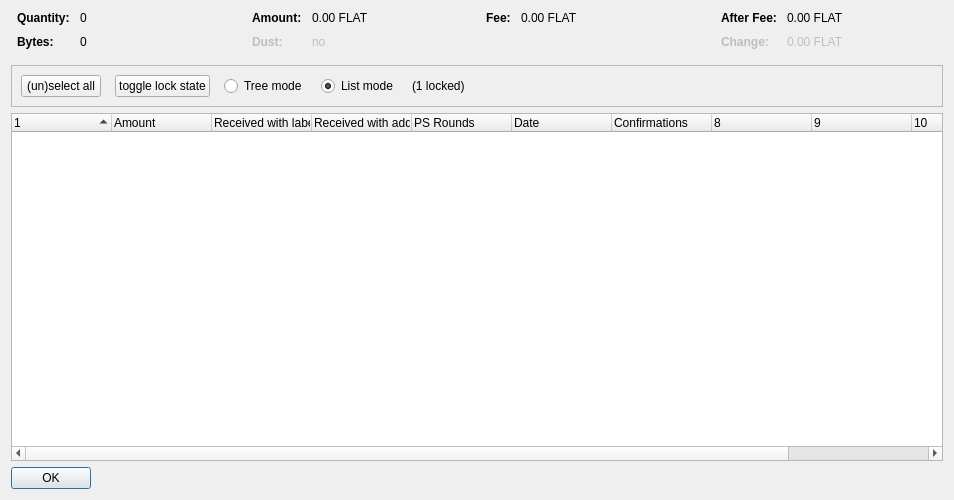
<?xml version="1.0" encoding="UTF-8"?>
<ui version="4.0">
 <class>CoinControlDialog</class>
 <widget class="QDialog" name="CoinControlDialog">
  <property name="geometry">
   <rect>
    <x>0</x>
    <y>0</y>
    <width>954</width>
    <height>500</height>
   </rect>
  </property>
  <property name="windowTitle">
   <string>Coin Selection</string>
  </property>
  <layout class="QVBoxLayout" name="verticalLayout">
   <item>
    <layout class="QHBoxLayout" name="horizontalLayoutTop" stretch="0,0,0,0">
     <property name="topMargin">
      <number>0</number>
     </property>
     <property name="bottomMargin">
      <number>10</number>
     </property>
     <item>
      <layout class="QFormLayout" name="formLayoutCoinControl1">
       <property name="horizontalSpacing">
        <number>10</number>
       </property>
       <property name="verticalSpacing">
        <number>10</number>
       </property>
       <property name="leftMargin">
        <number>6</number>
       </property>
       <property name="rightMargin">
        <number>6</number>
       </property>
       <item row="0" column="0">
        <widget class="QLabel" name="labelCoinControlQuantityText">
         <property name="font">
          <font>
           <weight>75</weight>
           <bold>true</bold>
          </font>
         </property>
         <property name="text">
          <string>Quantity:</string>
         </property>
        </widget>
       </item>
       <item row="0" column="1">
        <widget class="QLabel" name="labelCoinControlQuantity">
         <property name="cursor">
          <cursorShape>IBeamCursor</cursorShape>
         </property>
         <property name="contextMenuPolicy">
          <enum>Qt::ActionsContextMenu</enum>
         </property>
         <property name="text">
          <string notr="true">0</string>
         </property>
         <property name="textInteractionFlags">
          <set>Qt::LinksAccessibleByMouse|Qt::TextSelectableByKeyboard|Qt::TextSelectableByMouse</set>
         </property>
        </widget>
       </item>
       <item row="1" column="0">
        <widget class="QLabel" name="labelCoinControlBytesText">
         <property name="font">
          <font>
           <weight>75</weight>
           <bold>true</bold>
          </font>
         </property>
         <property name="text">
          <string>Bytes:</string>
         </property>
        </widget>
       </item>
       <item row="1" column="1">
        <widget class="QLabel" name="labelCoinControlBytes">
         <property name="cursor">
          <cursorShape>IBeamCursor</cursorShape>
         </property>
         <property name="contextMenuPolicy">
          <enum>Qt::ActionsContextMenu</enum>
         </property>
         <property name="text">
          <string notr="true">0</string>
         </property>
         <property name="textInteractionFlags">
          <set>Qt::LinksAccessibleByMouse|Qt::TextSelectableByKeyboard|Qt::TextSelectableByMouse</set>
         </property>
        </widget>
       </item>
      </layout>
     </item>
     <item>
      <layout class="QFormLayout" name="formLayoutCoinControl2">
       <property name="horizontalSpacing">
        <number>10</number>
       </property>
       <property name="verticalSpacing">
        <number>10</number>
       </property>
       <property name="leftMargin">
        <number>6</number>
       </property>
       <property name="rightMargin">
        <number>6</number>
       </property>
       <item row="0" column="0">
        <widget class="QLabel" name="labelCoinControlAmountText">
         <property name="font">
          <font>
           <weight>75</weight>
           <bold>true</bold>
          </font>
         </property>
         <property name="text">
          <string>Amount:</string>
         </property>
        </widget>
       </item>
       <item row="0" column="1">
        <widget class="QLabel" name="labelCoinControlAmount">
         <property name="cursor">
          <cursorShape>IBeamCursor</cursorShape>
         </property>
         <property name="contextMenuPolicy">
          <enum>Qt::ActionsContextMenu</enum>
         </property>
         <property name="text">
          <string notr="true">0.00 FLAT</string>
         </property>
         <property name="textInteractionFlags">
          <set>Qt::LinksAccessibleByMouse|Qt::TextSelectableByKeyboard|Qt::TextSelectableByMouse</set>
         </property>
        </widget>
       </item>
       <item row="1" column="0">
        <widget class="QLabel" name="labelCoinControlLowOutputText">
         <property name="enabled">
          <bool>false</bool>
         </property>
         <property name="font">
          <font>
           <weight>75</weight>
           <bold>true</bold>
          </font>
         </property>
         <property name="text">
          <string>Dust:</string>
         </property>
        </widget>
       </item>
       <item row="1" column="1">
        <widget class="QLabel" name="labelCoinControlLowOutput">
         <property name="enabled">
          <bool>false</bool>
         </property>
         <property name="cursor">
          <cursorShape>IBeamCursor</cursorShape>
         </property>
         <property name="contextMenuPolicy">
          <enum>Qt::ActionsContextMenu</enum>
         </property>
         <property name="text">
          <string notr="true">no</string>
         </property>
         <property name="textInteractionFlags">
          <set>Qt::LinksAccessibleByMouse|Qt::TextSelectableByKeyboard|Qt::TextSelectableByMouse</set>
         </property>
        </widget>
       </item>
      </layout>
     </item>
     <item>
      <layout class="QFormLayout" name="formLayoutCoinControl3">
       <property name="horizontalSpacing">
        <number>10</number>
       </property>
       <property name="verticalSpacing">
        <number>10</number>
       </property>
       <property name="leftMargin">
        <number>6</number>
       </property>
       <property name="rightMargin">
        <number>6</number>
       </property>
       <item row="0" column="0">
        <widget class="QLabel" name="labelCoinControlFeeText">
         <property name="font">
          <font>
           <weight>75</weight>
           <bold>true</bold>
          </font>
         </property>
         <property name="text">
          <string>Fee:</string>
         </property>
        </widget>
       </item>
       <item row="0" column="1">
        <widget class="QLabel" name="labelCoinControlFee">
         <property name="cursor">
          <cursorShape>IBeamCursor</cursorShape>
         </property>
         <property name="contextMenuPolicy">
          <enum>Qt::ActionsContextMenu</enum>
         </property>
         <property name="text">
          <string notr="true">0.00 FLAT</string>
         </property>
         <property name="textInteractionFlags">
          <set>Qt::LinksAccessibleByMouse|Qt::TextSelectableByKeyboard|Qt::TextSelectableByMouse</set>
         </property>
        </widget>
       </item>
      </layout>
     </item>
     <item>
      <layout class="QFormLayout" name="formLayoutCoinControl4">
       <property name="horizontalSpacing">
        <number>10</number>
       </property>
       <property name="verticalSpacing">
        <number>10</number>
       </property>
       <property name="leftMargin">
        <number>6</number>
       </property>
       <property name="rightMargin">
        <number>6</number>
       </property>
       <item row="0" column="0">
        <widget class="QLabel" name="labelCoinControlAfterFeeText">
         <property name="font">
          <font>
           <weight>75</weight>
           <bold>true</bold>
          </font>
         </property>
         <property name="text">
          <string>After Fee:</string>
         </property>
        </widget>
       </item>
       <item row="0" column="1">
        <widget class="QLabel" name="labelCoinControlAfterFee">
         <property name="cursor">
          <cursorShape>IBeamCursor</cursorShape>
         </property>
         <property name="contextMenuPolicy">
          <enum>Qt::ActionsContextMenu</enum>
         </property>
         <property name="text">
          <string notr="true">0.00 FLAT</string>
         </property>
         <property name="textInteractionFlags">
          <set>Qt::LinksAccessibleByMouse|Qt::TextSelectableByKeyboard|Qt::TextSelectableByMouse</set>
         </property>
        </widget>
       </item>
       <item row="1" column="0">
        <widget class="QLabel" name="labelCoinControlChangeText">
         <property name="enabled">
          <bool>false</bool>
         </property>
         <property name="font">
          <font>
           <weight>75</weight>
           <bold>true</bold>
          </font>
         </property>
         <property name="text">
          <string>Change:</string>
         </property>
        </widget>
       </item>
       <item row="1" column="1">
        <widget class="QLabel" name="labelCoinControlChange">
         <property name="enabled">
          <bool>false</bool>
         </property>
         <property name="cursor">
          <cursorShape>IBeamCursor</cursorShape>
         </property>
         <property name="contextMenuPolicy">
          <enum>Qt::ActionsContextMenu</enum>
         </property>
         <property name="text">
          <string notr="true">0.00 FLAT</string>
         </property>
         <property name="textInteractionFlags">
          <set>Qt::LinksAccessibleByMouse|Qt::TextSelectableByKeyboard|Qt::TextSelectableByMouse</set>
         </property>
        </widget>
       </item>
      </layout>
     </item>
    </layout>
   </item>
   <item>
    <widget class="QFrame" name="frame">
     <property name="minimumSize">
      <size>
       <width>0</width>
       <height>40</height>
      </size>
     </property>
     <property name="frameShape">
      <enum>QFrame::StyledPanel</enum>
     </property>
     <property name="frameShadow">
      <enum>QFrame::Sunken</enum>
     </property>
     <layout class="QHBoxLayout" name="horizontalLayout">
      <item>
       <layout class="QHBoxLayout" name="horizontalLayoutPanel" stretch="0,0,0,0,0,0">
        <property name="spacing">
         <number>14</number>
        </property>
        <item>
         <widget class="QPushButton" name="pushButtonSelectAll">
          <property name="sizePolicy">
           <sizepolicy hsizetype="Maximum" vsizetype="Fixed">
            <horstretch>0</horstretch>
            <verstretch>0</verstretch>
           </sizepolicy>
          </property>
          <property name="text">
           <string>(un)select all</string>
          </property>
          <property name="autoDefault">
           <bool>false</bool>
          </property>
         </widget>
        </item>
        <item>
         <widget class="QPushButton" name="pushButtonToggleLock">
          <property name="sizePolicy">
           <sizepolicy hsizetype="Maximum" vsizetype="Fixed">
            <horstretch>0</horstretch>
            <verstretch>0</verstretch>
           </sizepolicy>
          </property>
          <property name="text">
           <string>toggle lock state</string>
          </property>
          <property name="autoDefault">
           <bool>false</bool>
          </property>
         </widget>
        </item>
        <item>
         <widget class="QRadioButton" name="radioTreeMode">
          <property name="sizePolicy">
           <sizepolicy hsizetype="Maximum" vsizetype="Fixed">
            <horstretch>0</horstretch>
            <verstretch>0</verstretch>
           </sizepolicy>
          </property>
          <property name="text">
           <string>Tree mode</string>
          </property>
         </widget>
        </item>
        <item>
         <widget class="QRadioButton" name="radioListMode">
          <property name="sizePolicy">
           <sizepolicy hsizetype="Maximum" vsizetype="Fixed">
            <horstretch>0</horstretch>
            <verstretch>0</verstretch>
           </sizepolicy>
          </property>
          <property name="text">
           <string>List mode</string>
          </property>
          <property name="checked">
           <bool>true</bool>
          </property>
         </widget>
        </item>
        <item>
         <widget class="QLabel" name="labelLocked">
          <property name="text">
           <string>(1 locked)</string>
          </property>
         </widget>
        </item>
        <item>
         <spacer name="horizontalSpacer">
          <property name="orientation">
           <enum>Qt::Horizontal</enum>
          </property>
          <property name="sizeHint" stdset="0">
           <size>
            <width>40</width>
            <height>20</height>
           </size>
          </property>
         </spacer>
        </item>
       </layout>
      </item>
     </layout>
    </widget>
   </item>
   <item>
    <widget class="CoinControlTreeWidget" name="treeWidget">
     <property name="contextMenuPolicy">
      <enum>Qt::CustomContextMenu</enum>
     </property>
     <property name="sortingEnabled">
      <bool>false</bool>
     </property>
     <property name="columnCount">
      <number>11</number>
     </property>
     <attribute name="headerShowSortIndicator" stdset="0">
      <bool>true</bool>
     </attribute>
     <attribute name="headerStretchLastSection">
      <bool>false</bool>
     </attribute>
     <column>
      <property name="text">
       <string/>
      </property>
     </column>
     <column>
      <property name="text">
       <string>Amount</string>
      </property>
     </column>
     <column>
      <property name="text">
       <string>Received with label</string>
      </property>
     </column>
     <column>
      <property name="text">
       <string>Received with address</string>
      </property>
     </column>
     <column>
      <property name="text">
       <string>PS Rounds</string>
      </property>
     </column>
     <column>
      <property name="text">
       <string>Date</string>
      </property>
     </column>
     <column>
      <property name="text">
       <string>Confirmations</string>
      </property>
      <property name="toolTip">
       <string>Confirmed</string>
      </property>
     </column>
     <column>
      <property name="text">
       <string/>
      </property>
     </column>
     <column>
      <property name="text">
       <string/>
      </property>
     </column>
     <column>
      <property name="text">
       <string/>
      </property>
     </column>
     <column>
      <property name="text">
       <string/>
      </property>
     </column>
    </widget>
   </item>
   <item>
    <widget class="QDialogButtonBox" name="buttonBox">
     <property name="sizePolicy">
      <sizepolicy hsizetype="Maximum" vsizetype="Fixed">
       <horstretch>0</horstretch>
       <verstretch>0</verstretch>
      </sizepolicy>
     </property>
     <property name="orientation">
      <enum>Qt::Horizontal</enum>
     </property>
     <property name="standardButtons">
      <set>QDialogButtonBox::Ok</set>
     </property>
    </widget>
   </item>
  </layout>
 </widget>
 <customwidgets>
  <customwidget>
   <class>CoinControlTreeWidget</class>
   <extends>QTreeWidget</extends>
   <header>coincontroltreewidget.h</header>
  </customwidget>
 </customwidgets>
 <resources/>
 <connections/>
</ui>
